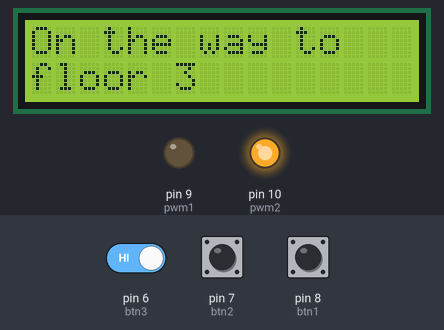
This sketch was run on a simulated Arduino Uno, built with avr-gcc and run on an emulated ATmega328P. Shown: 16×2 character LCD, output pins drawn as LEDs (lit = HIGH). Dashed ring = blinking. Inputs (shaded band) come from the test bench; at power-on: pin 8 (btn1) HIGH, pin 6 (btn3) HIGH, pin 7 (btn2) HIGH.

Above: at 1.2 s.
1.3 s: pin 8 (btn1) pulled LOW for 3 s
7.6 s: pin 6 (btn3) driven LOW and pin 8 (btn1) driven LOW
At 11.8 s:
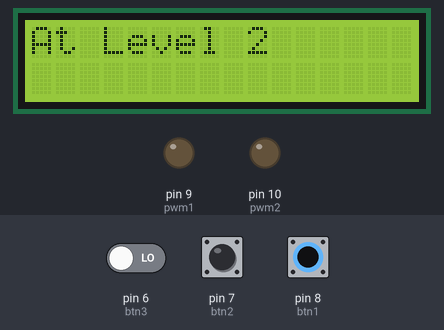
17.0 s: pin 6 (btn3) driven HIGH
At 18.6 s:
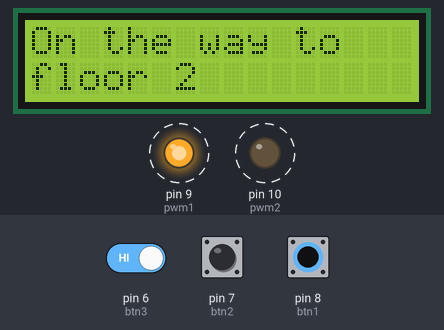
22.5 s: pin 6 (btn3) driven LOW
At 24.2 s:
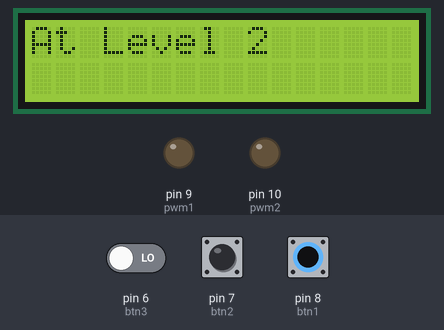
31.9 s: pin 8 (btn1) driven HIGH
At 32.4 s:
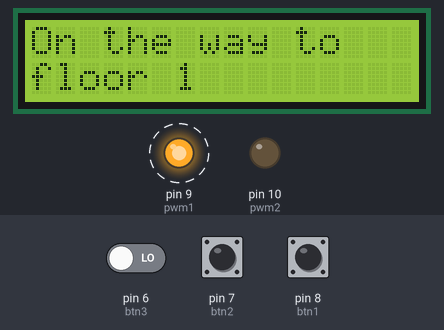
36.9 s: pin 8 (btn1) driven LOW
At 37.7 s:
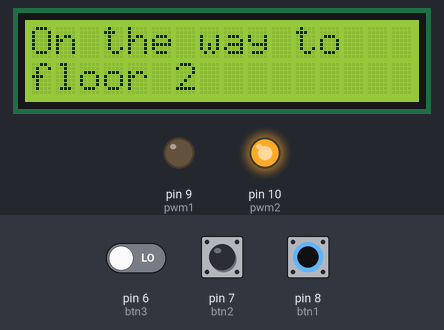
Timing chart, 0 to 39.9 s (numbered marks = the images above; inputs shaded):
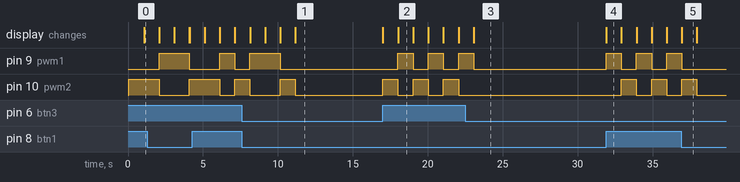

Measured:
- after the input at 7.6 s, pin 9 (pwm1): goes on until 10.2 s, then stays LOW
- after the input at 17.0 s, pin 9 (pwm1): alternates HIGH for 1.0 s and LOW for 1.0 s, starting after 1.0 s; pin 10 (pwm2): alternates HIGH for 1.0 s and LOW for 1.0 s, starting at once; the display: first changes at once (image 2 shows a later state)
- after the input at 22.5 s, pin 9 (pwm1): goes on until 23.1 s, then stays LOW; pin 10 (pwm2): stops changing and stays LOW
- after the input at 31.9 s, pin 9 (pwm1): alternates HIGH for 1.0 s and LOW for 1.0 s, starting at once; pin 10 (pwm2): alternates HIGH for 1.0 s and LOW for 1.0 s, starting after 1.0 s; the display: changes at once (image 4)
- after the input at 36.9 s, pin 9 (pwm1): goes on until 37.0 s, then stays LOW; pin 10 (pwm2): goes on until 38.0 s, then stays LOW
- what the display in image 2 shows lasts 1.0 s, from 18.0 s to 19.0 s

The sketch:

3_Stage_Elevator.ino
```cpp
#include <LiquidCrystal.h>
#define pwm1     9
#define pwm2     10
int i=1;
LiquidCrystal lcd(12, 11, 5, 4, 3, 2);
#define btn3 6
#define btn2 7
#define btn1 8
boolean buttonState1;
boolean buttonState2;
boolean buttonState3;

void setup() {
 pinMode(pwm1, OUTPUT);
 pinMode(pwm2, OUTPUT);
 lcd.begin(16,2);
 Serial.begin(9600);
 pinMode(btn1,INPUT_PULLUP);
 pinMode(btn2,INPUT_PULLUP);
 pinMode(btn3,INPUT_PULLUP);

}

void loop() {
buttonState1 = digitalRead(btn1);
buttonState2 = digitalRead(btn2);
buttonState3 = digitalRead(btn3);
  digitalWrite(pwm1,LOW);
  digitalWrite(pwm2,LOW);

   if(buttonState3 == HIGH){
    while(i<3){
    i++;
  digitalWrite(pwm1, LOW);
  digitalWrite(pwm2, HIGH);
 lcd.clear();
      lcd.print("On the way to ");
      lcd.setCursor(0,1);
       lcd.print("floor ");
 lcd.print(i);
      delay(1000);
      lcd.clear();}
   i=3;
   lcd.clear();
 lcd.print("At Level 3");
  }


  if(buttonState2==HIGH){

    if(i>2){
      while(i>2) {
      i--;
 digitalWrite(pwm1, HIGH);
 digitalWrite(pwm2, LOW);
        lcd.clear();
    lcd.print("On the way to");
        lcd.setCursor(0,1);
        lcd.print("floor ");
        lcd.print(i);
   delay(1000);}
    }

    if(i<2){
      while(i<2){
        i++;
    digitalWrite(pwm1, LOW);
  digitalWrite(pwm2, HIGH);
   lcd.clear();
        lcd.print("On the way to");
       lcd.setCursor(0,1);
    lcd.print("floor ");
        lcd.print(i);
        delay(1000);}
    }

  i=2;lcd.clear();
    lcd.print("At Level 2");
  }


  if(buttonState1 == HIGH){

  if(i>1){
    while(i>1) {
    i--;
 digitalWrite(pwm1, HIGH);
 digitalWrite(pwm2, LOW);
    lcd.clear();
      lcd.print("On the way to");
     lcd.setCursor(0,1);
    lcd.print("floor ");
      lcd.print(i);
      delay(1000);
      lcd.clear();}
    i=1;    lcd.clear();
  lcd.print("At Level 1");
  }

  }
}
```
